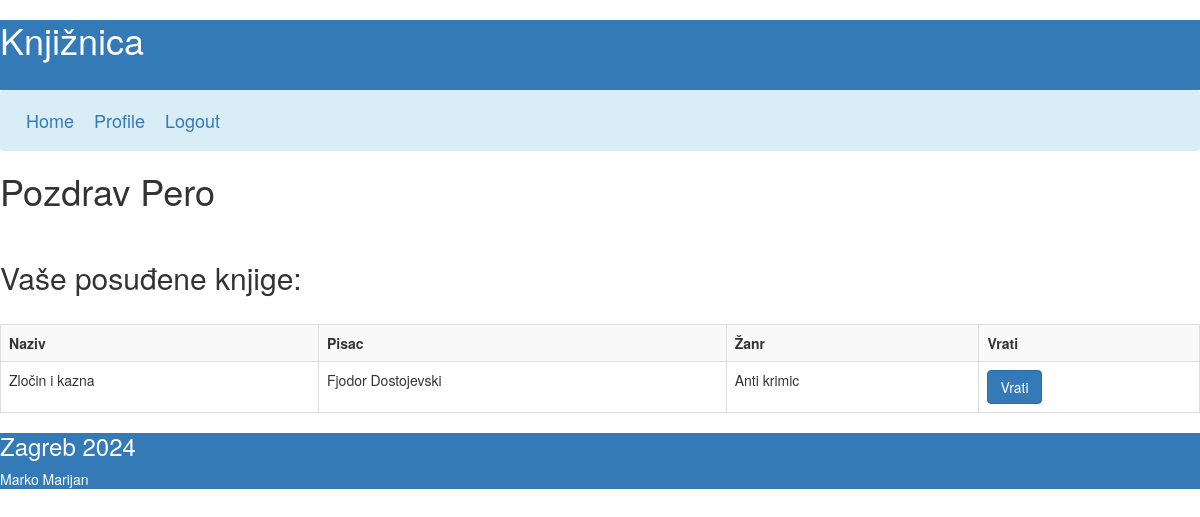
/knjiznica_php/profile.php (signed in), run on the app's committed database.
### tables this page shows
CREATE TABLE `books` (
  `id` int(11) NOT NULL,
  `name` varchar(255) NOT NULL,
  `writer` varchar(50) NOT NULL,
  `genre` varchar(100) NOT NULL,
  `amount` int(11) NOT NULL
);

### knjiznica_php/listUsersBooks.php (the view, shortened to what this page needs)
<?php
$username = htmlspecialchars($_SESSION['username']);
$con=mysqli_connect("localhost", "root","","knjiznica");
$query = "SELECT books.id, books.name, books.writer, books.genre
          FROM books
          INNER JOIN user_books ON books.id = user_books.book_id
          INNER JOIN users ON user_books.user_id = users.id
          WHERE users.username = '$username';";
$result = mysqli_query($con,$query);
while($row = mysqli_fetch_array($result)) {
    echo "<tr>";
    echo "<td>" . $row['name'] . "</td>";
    echo "<td>" . $row['writer'] . "</td>";
    echo "<td>" . $row['genre'] . "</td>";
    echo "<td><a href='returnBook.php?book_id=" . $row['id'] . "'> <button class=\"btn btn-primary\" type=\"submit\">Vrati</button></a></td>";
    echo "</tr>";
}
?>

### data on the page
books: name "Zločin i kazna", writer "Fjodor Dostojevski", genre "Anti krimic"

### other printed values
$username "Pero"
